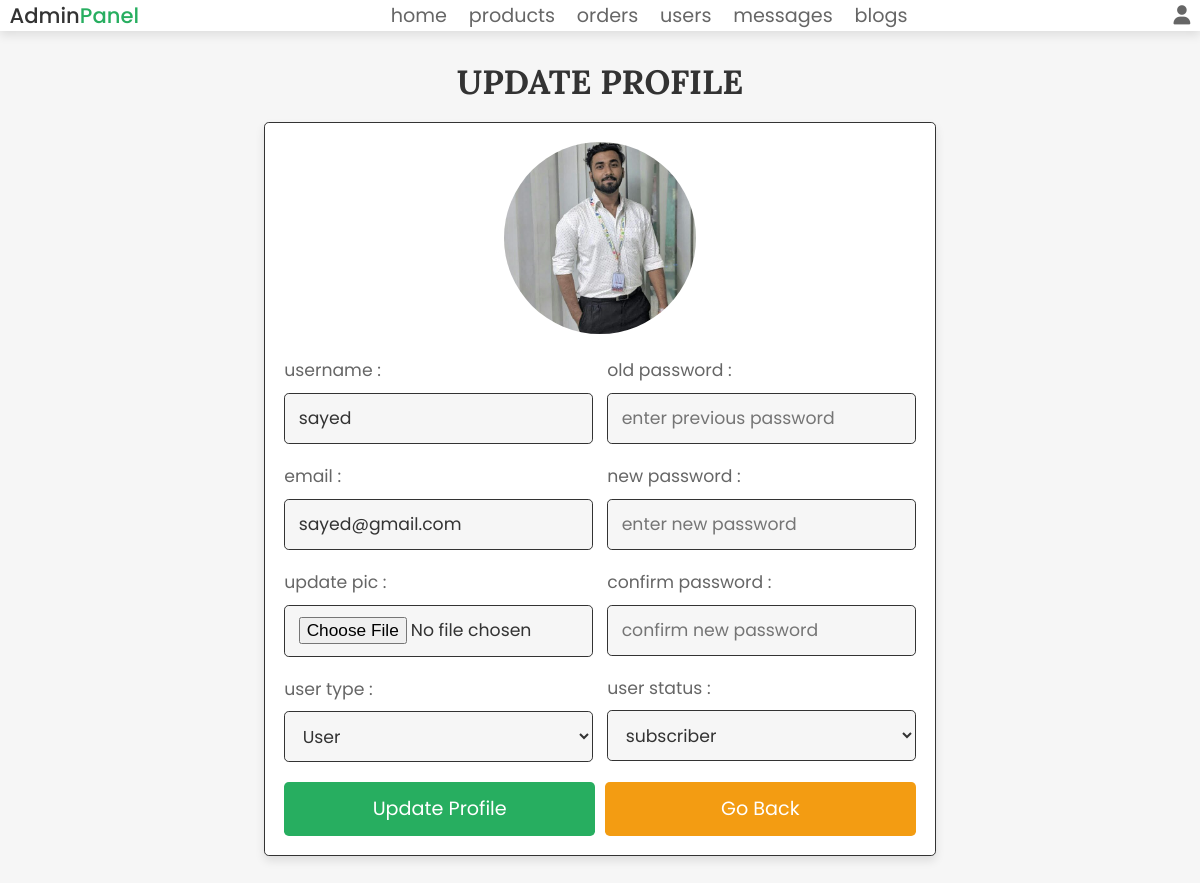
The app's page /admin_update_user.php?edit=49 (signed in) with its own data.
### tables this page shows
CREATE TABLE `users` (
  `id` int(100) NOT NULL,
  `name` varchar(100) NOT NULL,
  `email` varchar(100) NOT NULL,
  `password` varchar(100) NOT NULL,
  `user_type` varchar(20) NOT NULL DEFAULT 'user',
  `user_status` varchar(100) NOT NULL,
  `image` varchar(100) NOT NULL,
  `degree` varchar(100) NOT NULL,
  `specialist` varchar(100) NOT NULL
);

### admin_update_user.php (the view, shortened to what this page needs)
<?php
@include 'config.php';
?>
<!DOCTYPE html>
<html lang="en">
<head>
    <link rel="stylesheet" href="https://cdnjs.cloudflare.com/ajax/libs/font-awesome/6.1.1/css/all.min.css">
    <link rel="stylesheet" href="css/components.css">
</head>
<body>
    <?php include 'admin_header.php'; ?>
    <section class="update-profile">
        <h1 class="title">update profile</h1>
        <?php
        $user_id = $_GET['edit'];
        $select_users = $conn->prepare("SELECT * FROM `users` WHERE id = {$user_id}");
        $select_users->execute();
        while ($fetch_users = $select_users->fetch(PDO::FETCH_ASSOC)) {
        ?>
            <form action="" method="POST" enctype="multipart/form-data">
                <img src="uploaded_img/<?= $fetch_users['image']; ?>" alt="">
                <div class="flex">
                    <div class="inputBox">
                        <span>username :</span>
                        <input type="text" name="name" value="<?= $fetch_users['name']; ?>" placeholder="update username" required class="box">
                        <span>email :</span>
                        <input type="email" name="email" value="<?= $fetch_users['email']; ?>" placeholder="update email" required class="box">
                        <span>update pic :</span>
                        <input type="file" name="image" accept="image/jpg, image/jpeg, image/png" class="box">
                        <span>user type :</span>
                        <select name="user_types" class="box" value="<?= $fetch_users['user_type']; ?> required">
                            <?php
                            if ($fetch_users['user_type'] == "advisor") {
                                echo "<option value='user'>User</option>";
                                echo "<option value='advisor' selected>Advisor</option>";
                                echo "<option value='admin'>Admin</option>";
                            } elseif ($fetch_users['user_type'] == "admin") {
                                echo "<option value='user'>User</option>";
                                echo "<option value='advisor'>Advisor</option>";
                                echo "<option value='admin' selected>Admin</option>";
                            } else {
                                echo "<option value='user' selected>User</option>";
                            }
                            ?>
                        </select>
                    </div>
                    <div class="inputBox">
                        <span>old password :</span>
                        <input type="password" name="update_pass" placeholder="enter previous password" class="box" required>
                        <span>new password :</span>
                        <input type="password" name="new_pass" placeholder="enter new password" class="box">
                        <span>confirm password :</span>
                        <input type="password" name="confirm_pass" placeholder="confirm new password" class="box">
                        <?php
                        if ($fetch_users['user_type'] == "user") {
                        ?>
                            <span>user status :</span>
                            <select name="user_status" class="box" value="<?= $fetch_users['user_status']; ?> required">
                                <?php
                                if ($fetch_users['user_status'] == "subscriber") {
                                    echo "<option value='subscriber' selected>subscriber</option>";
                                } else {
                                    echo "<option value='not subscribe' selected>not subscribe</option>";
                                    echo "<option value='subscriber'>subscriber</option>";
                                }
                                ?>
                            </select>
                        <?php
                        } else {
                        ?>
                            <input type="hidden" name="user_status" value="<?= $fetch_users['user_status']; ?>">
                        <?php
                        }
                        ?>
                    </div>
                </div>
                <div class="flex-btn">
                    <input type="submit" class="btn" value="update profile" name="update_user_profile">
                    <a href="admin_users.php" class="option-btn">go back</a>
                </div>
            </form>
        <?php
        }
        ?>
    </section>
</body>
</html>

### css/components.css (style rules this page uses)
:root { --green: #27ae60; --orange: #f39c12; --red: #e74c3c; --black: #333; --light-color: #666; --white: #fff; --light-bg: #f6f6f6; --border: .2rem solid var(--black); --box-shadow: 0 .5rem 1rem rgba(0, 0, 0, .1); --swiper-theme-color: #27ae60 !important; --outline: .1rem solid rgba(0, 0, 0, .1); --outline-hover: .2rem solid var(--black); }
* { font-family: 'Poppins', sans-serif; margin: 0; padding: 0; box-sizing: border-box; outline: none; border: none; text-decoration: none; color: var(--black); }
body { background-color: var(--light-bg); }
html { font-size: 60%; overflow-x: hidden; scroll-behavior: smooth; scroll-padding-top: 6.5rem; }
section { padding: 3rem 2rem; max-width: 1200px; margin: 0 auto; }
.btn, .delete-btn, .option-btn { display: block; width: 100%; margin-top: 1rem; border-radius: .5rem; color: var(--white); font-size: 2rem; padding: 1.3rem 3rem; text-transform: capitalize; cursor: pointer; text-align: center; }
.btn { background-color: var(--green); }
.option-btn { background-color: var(--orange); }
.flex-btn { display: flex; flex-wrap: wrap; gap: 1rem; }
.flex-btn>* { flex: 1; }
.title { text-align: center; margin-bottom: 2rem; text-transform: uppercase; color: var(--black); font-size: 3.5rem; font-family: 'Lora', sans-serif; }
.update-profile form { max-width: 70rem; margin: 0 auto; background-color: var(--white); box-shadow: var(--box-shadow); border: var(--border); border-radius: .5rem; padding: 2rem; text-align: center; }
.update-profile form .flex { display: flex; gap: 1.5rem; justify-content: space-between; }
.update-profile form img { height: 20rem; width: 20rem; margin-bottom: 1rem; border-radius: 50%; object-fit: cover; }
.update-profile form .inputBox { text-align: left; width: 49%; }
.update-profile form .inputBox span { display: block; padding-top: 1rem; font-size: 1.8rem; color: var(--light-color); }
.update-profile form .inputBox .box { width: 100%; padding: 1.2rem 1.4rem; font-size: 1.8rem; color: var(--black); border: var(--border); border-radius: .5rem; margin: 1rem 0; background-color: var(--light-bg); }

### records on screen
users: image (picture), name "sayed", email "sayed@gmail.com", user_types "User", user_status "subscriber"
